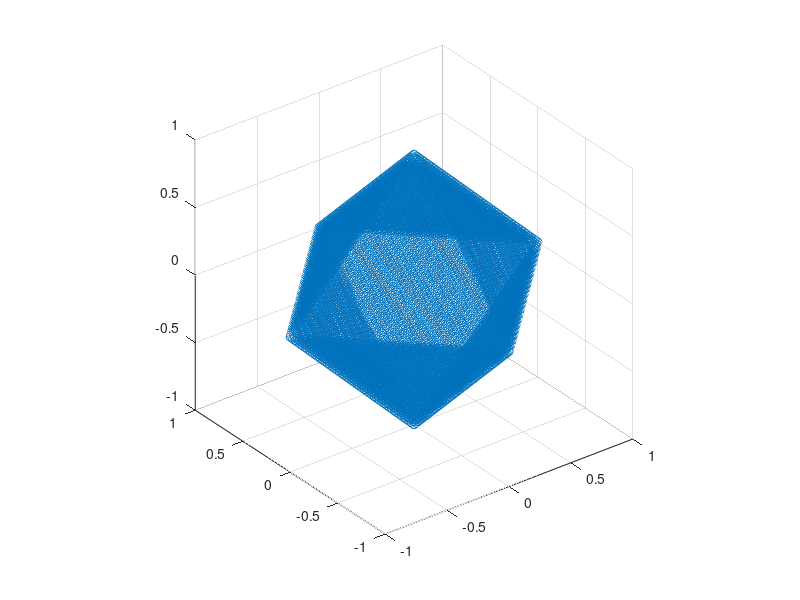

MATLAB code for this plot: (Note: this script raises an error after producing the figure.)
%--------------------------------------------------------------------------
% This file is part of the d_RPCA repository from
%           https://github.com/roland1993/d_RPCA
% If you have questions contact me at
%           haase [at] mic.uni-luebeck [dot] de
% Source code is provided under the
%           MIT Open Source License
%--------------------------------------------------------------------------

% add project to path
addpath(genpath('..'));

%% 3D (FOR TESTING PROJECTION)

clear all, close all, clc;

[X, Y, Z] = ndgrid(-1 : 0.02 : 1, -1 : 0.02 : 1, -1 : 0.02 : 1);
P = [X(:), Y(:), Z(:)];
idx = abs(sum(abs(P), 2) - 1) <= 1e-3;
P = P(idx, :);

figure;
scatter3(P(:, 1), P(:, 2), P(:, 3), 'r.');
axis equal;

Q = [...
    +1,  0,  0; ...
    -1,  0,  0; ...
    0, +1,  0; ...
    0, -1,  0; ...
    0,  0, +1; ...
    0,  0, -1; ...
    ];

L = [...
    1, 3, 5; ...
    1, 3, 6; ...
    1, 4, 5; ...
    1, 4, 6; ...
    2, 3, 5; ...
    2, 3, 6; ...
    2, 4, 5; ...
    2, 4, 6; ...
    ];

q = rand(3, 1);
while sum(abs(q)) <= 1
    q = rand(3, 1);
end
r = l1ball_projection(q);
fprintf('Distance ||q - Proj(q)||_2 = %.4f\n', ...
    sqrt(sum((q - r) .^ 2)));

% compare to minimum distance between q and a grid of surface points P
surf_dist = sqrt(sum((P - q') .^ 2, 2));
fprintf('Minimum distance to surface grid points = %.4f\n', ...
    min(surf_dist));

hold on;
for i = 1 : size(L, 1)
    tmp = Q([L(i, :), L(i, 1)], :);
    plot3(tmp(:, 1), tmp(:, 2), tmp(:, 3), 'k', 'LineWidth', 2);
end
plot3([q(1), r(1)], [q(2), r(2)], [q(3), r(3)], 'b-o');
hold off;

%% ND (FOR TESTING TIME COMPLEXITY)

clear all, close all, clc;

N = 5 * 10 .^ (0 : 5);
T = zeros(size(N));

for n = 1 : numel(N)
    for i = 1 : 10
        q = randn(1, N(n));
        q = 1.1 * q / sum(abs(q));
        tic;
        l1ball_projection(q);
        T(n) = T(n) + toc;
    end
    T(n) = T(n) / 10;
end

figure;
loglog(N, T, '-o');
grid on;